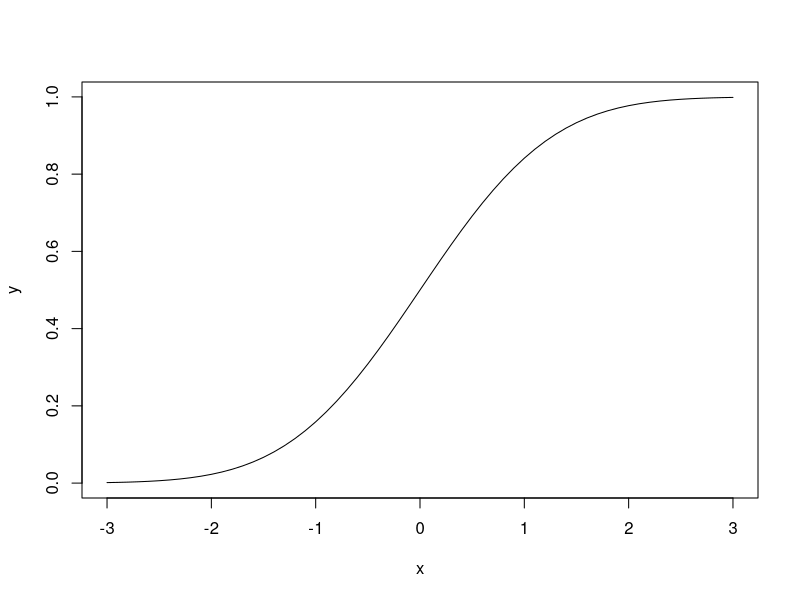
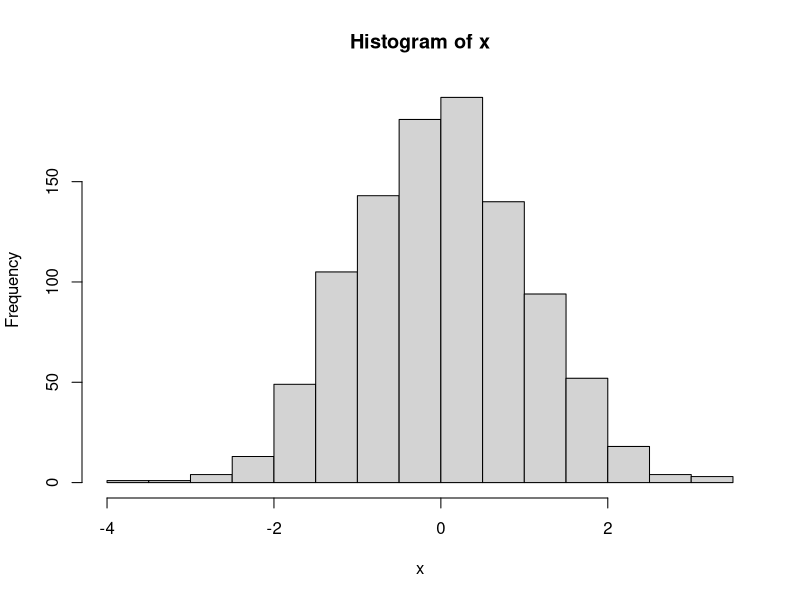

Write the R code that produced these figures, in order.
#Simulating a R.V.
p=0.5
U= runif(10,min=0, max=1) #uniform(0,1) smaple
X=as.numeric(U<p) #true(1)/false(0)
X

p=0.2
n=50
U=runif(n, min=0, max=1)
#Generating X_i = Bernouli(p) and X = sum(X_i)
X= sum(U<p) #Binaomial(50,p)
X

#defining PMF as P_i
# X=i iff sum(P_k) till [i-1] < u < sum(P_k) till [i], equality might hold on left 
p1=0.35
p2=0.15
p3=0.4
p4=0.1
P= c(p1, p1+p2, p1+p2+p3, p1+p2+p3+p4)
X= c(1,2,3,4)
counter=1
set.seed(2021)
r=runif(1,min=0, max = 1);
while(r>P[counter]) #could also be dine inyordv= skdu'''''''''''''''''''''''''''''''''''''''''''''''''''''''''''''''''''''''''''''''''                                                                                                                                                                                                                                                                                                                                                                                                                                                                                                                                                                                                                                                                                                                                                                                                                                                                                                                                                                                                                                                                                                                                                                                                                                                                                                                                                                                                                                                                                                                                                                                                                                                                                                                                                                                                                                                                                                                                                                                                                                                                                                                                                                                                                                          
  counter = counter+1
end
X[counter]

#F^{-1}_x(u) = -ln(1-U)
U=runif(1, min=0, max = 1)
lambda= 1
X= -(1/lambda)*log(U)

n=20;
lambda=10;
X=(-1/lambda)* sum(log(runif(n,min=0, max=1)))

dnorm(0)
dnorm(1)
dnorm(0, mean=4, sd=3)

pnorm(0)
pnorm(1)
x= seq(-3,3, by=0.1); y= pnorm(x); plot(x,y, type='l')

x= seq(-3)
x=rnorm(1000)
hist(x)
